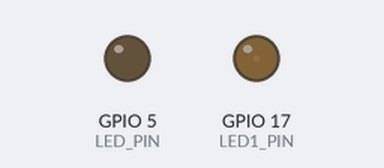
The sketch below on a simulated ESP32. Parts: output pins drawn as LEDs (lit = HIGH). What the sketch prints to the serial monitor is not drawn.

Above: at 0.05 s.
At 2.6 s:
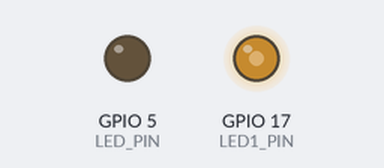
At 5.15 s:
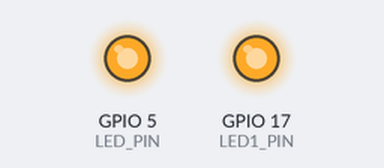
At 10.2 s:
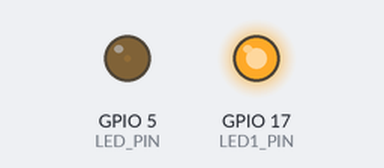
Timing chart, 0 to 13.3 s (numbered marks = the images above):
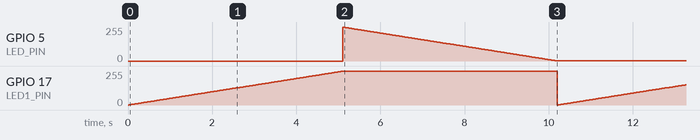

The sketch:

test3.ino
```cpp
#define LEDC_CHANNEL_0     0
#define LEDC1_CHANNEL_0    1
#define LEDC_TIMER_13_BIT  13
#define LEDC_BASE_FREQ     5000
#define LED_PIN            5
#define LED1_PIN           17

void ledcAnalogWrite(uint8_t channel, uint32_t value, uint32_t valueMax = 255) {
    uint32_t duty = (8191 / valueMax) * min(value, valueMax);
   ledcWrite(channel, duty);
}

void setup() {
  ledcSetup(LEDC_CHANNEL_0, LEDC_BASE_FREQ, LEDC_TIMER_13_BIT);
  ledcAttachPin(LED_PIN, LEDC_CHANNEL_0);
  ledcSetup(LEDC1_CHANNEL_0, LEDC_BASE_FREQ, LEDC_TIMER_13_BIT);
  ledcAttachPin(LED1_PIN, LEDC1_CHANNEL_0);
}

void loop() {
  int brightness = 0;
  for(brightness=0; brightness<255; brightness++)
  {
  ledcAnalogWrite(LEDC1_CHANNEL_0, brightness);
   delay(20);
  }
  if ( brightness >= 255) {
    int brightness=255;
    for(brightness=255; brightness>0; brightness--)
    {
        ledcAnalogWrite(LEDC_CHANNEL_0, brightness);
        delay(20);
    }
 Serial.println(brightness, DEC);
}
}
```

Measured:
- by itself, GPIO 5 (LED_PIN): ramps from 254/255 to 1/255 and jumps back, once every 10.2 s
- by itself, GPIO 17 (LED1_PIN): ramps from 0/255 to 253/255 and jumps back, once every 10.2 s
